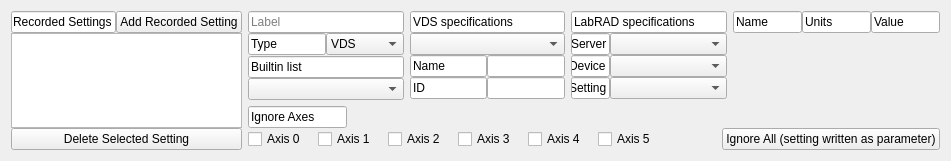
   <widget class="QWidget" name="horizontalLayoutWidget_13">
    <property name="geometry">
     <rect>
      <x>0</x>
      <y>370</y>
      <width>951</width>
      <height>161</height>
     </rect>
    </property>
    <layout class="QHBoxLayout" name="horizontalLayout_17" stretch="1,3">
     <item>
      <layout class="QVBoxLayout" name="verticalLayout_22">
       <property name="spacing">
        <number>0</number>
       </property>
       <item>
        <layout class="QHBoxLayout" name="horizontalLayout_18" stretch="1,1">
         <property name="spacing">
          <number>0</number>
         </property>
         <item>
          <widget class="QLineEdit" name="red_lbl_settings">
           <property name="text">
            <string>Recorded Settings</string>
           </property>
           <property name="readOnly">
            <bool>true</bool>
           </property>
          </widget>
         </item>
         <item>
          <widget class="QPushButton" name="rec_btn_add">
           <property name="text">
            <string>Add Recorded Setting</string>
           </property>
          </widget>
         </item>
        </layout>
       </item>
       <item>
        <widget class="QListWidget" name="rec_list_settings"/>
       </item>
       <item>
        <widget class="QPushButton" name="rec_btn_del">
         <property name="text">
          <string>Delete Selected Setting</string>
         </property>
        </widget>
       </item>
      </layout>
     </item>
     <item>
      <layout class="QVBoxLayout" name="verticalLayout_23">
       <item>
        <layout class="QHBoxLayout" name="horizontalLayout_19" stretch="3,3,3,4">
         <item>
          <layout class="QVBoxLayout" name="verticalLayout_24">
           <property name="spacing">
            <number>0</number>
           </property>
           <item>
            <widget class="QLineEdit" name="rec_inp_label">
             <property name="placeholderText">
              <string>Label</string>
             </property>
            </widget>
           </item>
           <item>
            <layout class="QHBoxLayout" name="horizontalLayout_20" stretch="1,1">
             <property name="spacing">
              <number>0</number>
             </property>
             <item>
              <widget class="QLineEdit" name="rec_lbl_type">
               <property name="text">
                <string>Type</string>
               </property>
               <property name="readOnly">
                <bool>true</bool>
               </property>
              </widget>
             </item>
             <item>
              <widget class="QComboBox" name="rec_dd_type">
               <item>
                <property name="text">
                 <string>VDS</string>
                </property>
               </item>
               <item>
                <property name="text">
                 <string>LabRAD</string>
                </property>
               </item>
               <item>
                <property name="text">
                 <string>Builtin</string>
                </property>
               </item>
              </widget>
             </item>
            </layout>
           </item>
           <item>
            <spacer name="verticalSpacer_6">
             <property name="orientation">
              <enum>Qt::Vertical</enum>
             </property>
             <property name="sizeHint" stdset="0">
              <size>
               <width>20</width>
               <height>40</height>
              </size>
             </property>
            </spacer>
           </item>
           <item>
            <widget class="QLineEdit" name="rec_lbl_builtins">
             <property name="text">
              <string>Builtin list</string>
             </property>
             <property name="readOnly">
              <bool>true</bool>
             </property>
            </widget>
           </item>
           <item>
            <widget class="QComboBox" name="rec_dd_builtins"/>
           </item>
          </layout>
         </item>
         <item>
          <layout class="QVBoxLayout" name="verticalLayout_25">
           <property name="spacing">
            <number>0</number>
           </property>
           <item>
            <widget class="QLineEdit" name="rec_lbl_vds">
             <property name="text">
              <string>VDS specifications</string>
             </property>
             <property name="readOnly">
              <bool>true</bool>
             </property>
            </widget>
           </item>
           <item>
            <widget class="QComboBox" name="rec_dd_vds"/>
           </item>
           <item>
            <layout class="QHBoxLayout" name="horizontalLayout_21">
             <property name="spacing">
              <number>0</number>
             </property>
             <item>
              <widget class="QLineEdit" name="rec_lbl_vds_name">
               <property name="text">
                <string>Name</string>
               </property>
               <property name="readOnly">
                <bool>true</bool>
               </property>
              </widget>
             </item>
             <item>
              <widget class="QLineEdit" name="rec_inp_vds_name"/>
             </item>
            </layout>
           </item>
           <item>
            <layout class="QHBoxLayout" name="horizontalLayout_22">
             <property name="spacing">
              <number>0</number>
             </property>
             <item>
              <widget class="QLineEdit" name="rec_lbl_vds_id">
               <property name="text">
                <string>ID</string>
               </property>
               <property name="readOnly">
                <bool>true</bool>
               </property>
              </widget>
             </item>
             <item>
              <widget class="QLineEdit" name="rec_inp_vds_id"/>
             </item>
            </layout>
           </item>
           <item>
            <spacer name="verticalSpacer_7">
             <property name="orientation">
              <enum>Qt::Vertical</enum>
             </property>
             <property name="sizeHint" stdset="0">
              <size>
               <width>20</width>
               <height>40</height>
              </size>
             </property>
            </spacer>
           </item>
          </layout>
         </item>
         <item>
          <layout class="QVBoxLayout" name="verticalLayout_26">
           <property name="spacing">
            <number>0</number>
           </property>
           <item>
            <widget class="QLineEdit" name="rec_lbl_rad">
             <property name="text">
              <string>LabRAD specifications</string>
             </property>
             <property name="readOnly">
              <bool>true</bool>
             </property>
            </widget>
           </item>
           <item>
            <layout class="QHBoxLayout" name="horizontalLayout_23" stretch="1,3">
             <property name="spacing">
              <number>0</number>
             </property>
             <item>
              <layout class="QVBoxLayout" name="verticalLayout_27">
               <property name="spacing">
                <number>0</number>
               </property>
               <item>
                <widget class="QLineEdit" name="rec_lbl_rad_server">
                 <property name="text">
                  <string>Server</string>
                 </property>
                 <property name="readOnly">
                  <bool>true</bool>
                 </property>
                </widget>
               </item>
               <item>
                <widget class="QLineEdit" name="rec_lbl_rad_device">
                 <property name="text">
                  <string>Device</string>
                 </property>
                 <property name="readOnly">
                  <bool>true</bool>
                 </property>
                </widget>
               </item>
               <item>
                <widget class="QLineEdit" name="rec_lbl_rad_setting">
                 <property name="text">
                  <string>Setting</string>
                 </property>
                 <property name="readOnly">
                  <bool>true</bool>
                 </property>
                </widget>
               </item>
              </layout>
             </item>
             <item>
              <layout class="QVBoxLayout" name="verticalLayout_28">
               <property name="spacing">
                <number>0</number>
               </property>
               <item>
                <widget class="QComboBox" name="rec_dd_rad_server"/>
               </item>
               <item>
                <widget class="QComboBox" name="rec_dd_rad_device"/>
               </item>
               <item>
                <widget class="QComboBox" name="rec_dd_rad_setting"/>
               </item>
              </layout>
             </item>
            </layout>
           </item>
           <item>
            <spacer name="verticalSpacer_8">
             <property name="orientation">
              <enum>Qt::Vertical</enum>
             </property>
             <property name="sizeHint" stdset="0">
              <size>
               <width>20</width>
               <height>40</height>
              </size>
             </property>
            </spacer>
           </item>
          </layout>
         </item>
         <item>
          <layout class="QVBoxLayout" name="verticalLayout_29">
           <property name="spacing">
            <number>0</number>
           </property>
           <item>
            <layout class="QHBoxLayout" name="horizontalLayout_24">
             <property name="spacing">
              <number>0</number>
             </property>
             <item>
              <widget class="QLineEdit" name="rec_lbl_rad_inp_name">
               <property name="text">
                <string>Name</string>
               </property>
               <property name="readOnly">
                <bool>true</bool>
               </property>
              </widget>
             </item>
             <item>
              <widget class="QLineEdit" name="rec_lbl_rad_inp_units">
               <property name="text">
                <string>Units</string>
               </property>
               <property name="readOnly">
                <bool>true</bool>
               </property>
              </widget>
             </item>
             <item>
              <widget class="QLineEdit" name="rec_lbl_rad_inp_value">
               <property name="text">
                <string>Value</string>
               </property>
               <property name="readOnly">
                <bool>true</bool>
               </property>
              </widget>
             </item>
            </layout>
           </item>
           <item>
            <layout class="QVBoxLayout" name="rec_lay_rad_inp">
             <property name="spacing">
              <number>0</number>
             </property>
            </layout>
           </item>
           <item>
            <spacer name="verticalSpacer_9">
             <property name="orientation">
              <enum>Qt::Vertical</enum>
             </property>
             <property name="sizeHint" stdset="0">
              <size>
               <width>20</width>
               <height>40</height>
              </size>
             </property>
            </spacer>
           </item>
          </layout>
         </item>
        </layout>
       </item>
       <item>
        <layout class="QVBoxLayout" name="verticalLayout_30">
         <property name="spacing">
          <number>0</number>
         </property>
         <item>
          <layout class="QHBoxLayout" name="horizontalLayout_25" stretch="1,6">
           <property name="spacing">
            <number>0</number>
           </property>
           <item>
            <widget class="QLineEdit" name="rec_lbl_ignore">
             <property name="text">
              <string>Ignore Axes</string>
             </property>
             <property name="readOnly">
              <bool>true</bool>
             </property>
            </widget>
           </item>
           <item>
            <spacer name="horizontalSpacer_4">
             <property name="orientation">
              <enum>Qt::Horizontal</enum>
             </property>
             <property name="sizeHint" stdset="0">
              <size>
               <width>40</width>
               <height>20</height>
              </size>
             </property>
            </spacer>
           </item>
          </layout>
         </item>
         <item>
          <layout class="QHBoxLayout" name="horizontalLayout_26">
           <property name="spacing">
            <number>12</number>
           </property>
           <item>
            <widget class="QCheckBox" name="rec_cb_ignore_0">
             <property name="text">
              <string>Axis 0</string>
             </property>
            </widget>
           </item>
           <item>
            <widget class="QCheckBox" name="rec_cb_ignore_1">
             <property name="text">
              <string>Axis 1</string>
             </property>
            </widget>
           </item>
           <item>
            <widget class="QCheckBox" name="rec_cb_ignore_2">
             <property name="text">
              <string>Axis 2</string>
             </property>
            </widget>
           </item>
           <item>
            <widget class="QCheckBox" name="rec_cb_ignore_3">
             <property name="text">
              <string>Axis 3</string>
             </property>
            </widget>
           </item>
           <item>
            <widget class="QCheckBox" name="rec_cb_ignore_4">
             <property name="text">
              <string>Axis 4</string>
             </property>
            </widget>
           </item>
           <item>
            <widget class="QCheckBox" name="rec_cb_ignore_5">
             <property name="text">
              <string>Axis 5</string>
             </property>
            </widget>
           </item>
           <item>
            <spacer name="horizontalSpacer_5">
             <property name="orientation">
              <enum>Qt::Horizontal</enum>
             </property>
             <property name="sizeHint" stdset="0">
              <size>
               <width>40</width>
               <height>20</height>
              </size>
             </property>
            </spacer>
           </item>
           <item>
            <widget class="QPushButton" name="rec_btn_ignore_all">
             <property name="text">
              <string>Ignore All (setting written as parameter)</string>
             </property>
             <property name="checked">
              <bool>false</bool>
             </property>
            </widget>
           </item>
          </layout>
         </item>
        </layout>
       </item>
      </layout>
     </item>
    </layout>
   </widget>
